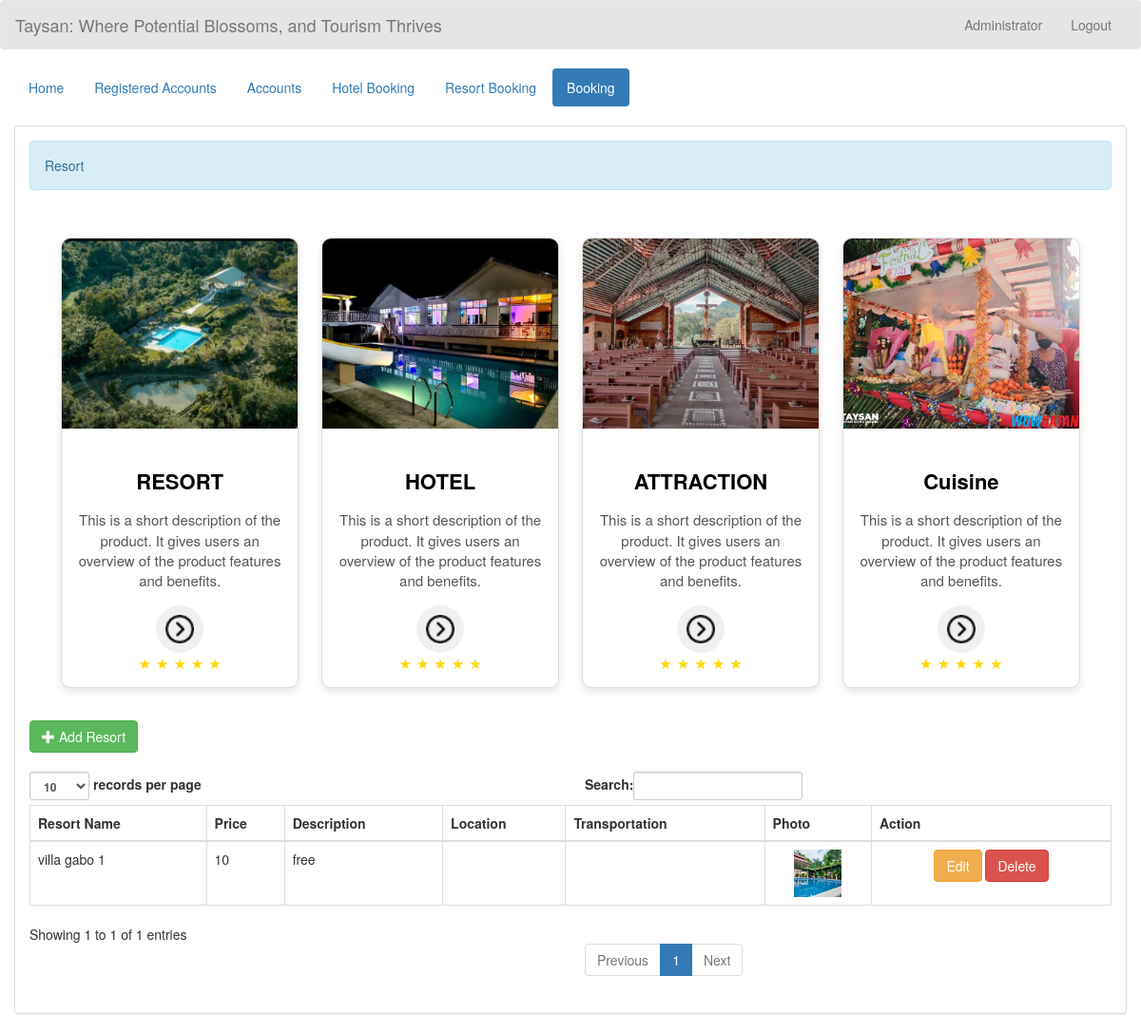
The app's page /admin/resort.php (signed in), older data.
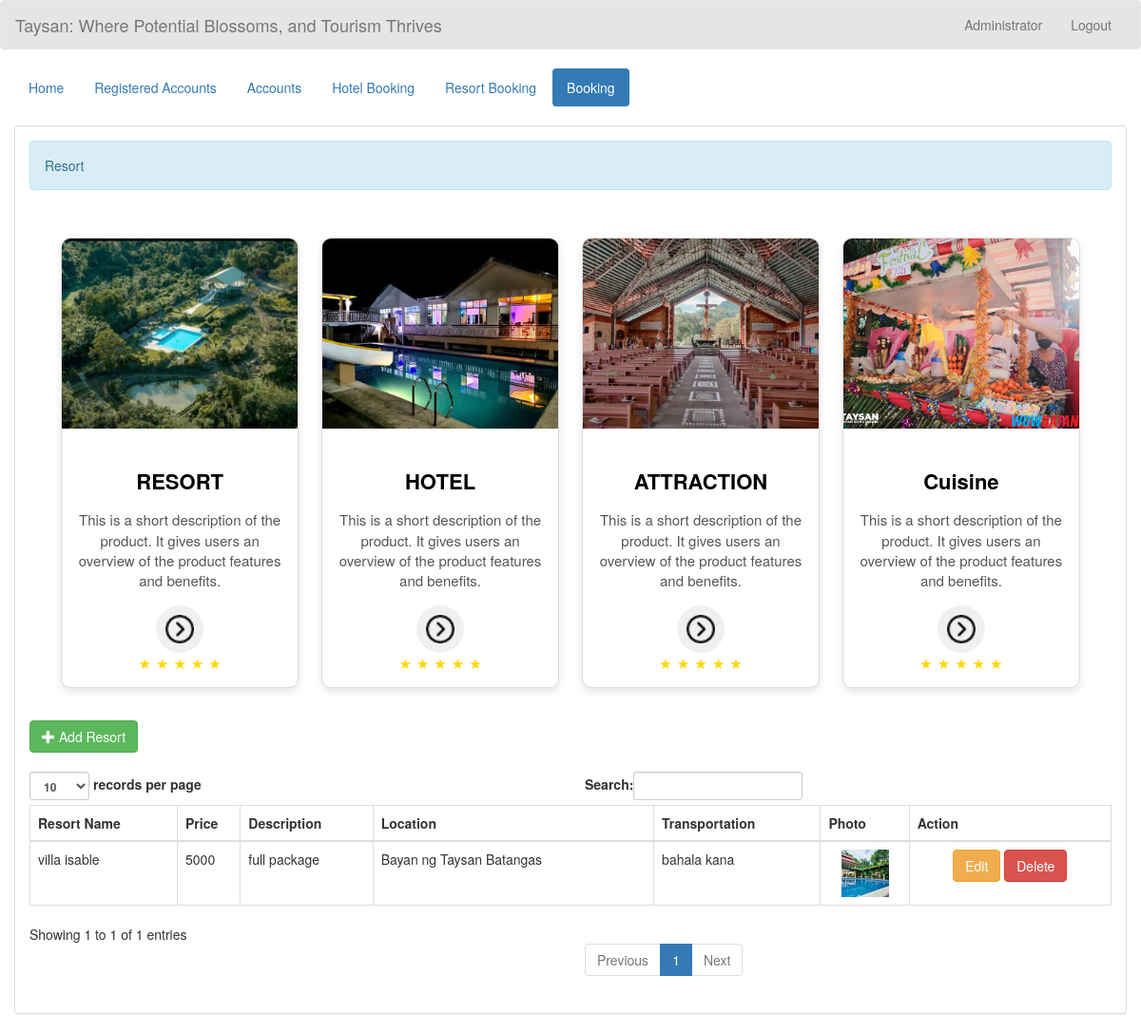
The same page, newer data.
### tables this page shows
CREATE TABLE `resort` (
  `resort_id` int(100) NOT NULL,
  `resort_name` varchar(200) NOT NULL,
  `price` varchar(200) NOT NULL,
  `descr` varchar(200) NOT NULL,
  `location` varchar(200) NOT NULL,
  `transportation` varchar(200) NOT NULL,
  `photo` varchar(200) NOT NULL
);

### admin_query/name.php (called while the page is built)
<?php
	require '../connection/connect.php';
	$query = $conn->query("SELECT * FROM `admin` WHERE `admin_id` = '$_SESSION[admin_id]'") or die(mysqli_error());
	$fetch = $query->fetch_array();
	$name = $fetch['name'];
?>

### admin/resort.php (the view, shortened to what this page needs)
<!DOCTYPE html>
<?php
	require '../admin_query/name.php';
?>
<html lang = "en">
	<head>
		<link rel = "stylesheet" type = "text/css" href = "../css/bootstrap.css " />
		<link rel = "stylesheet" type = "text/css" href = "../css/style.css" />
		<link rel="stylesheet"  type="text/css" href="../css/css_footer.css">
	</head>
<body>
	<nav style = "background-color:rgba(0, 0, 0, 0.1);" class = "navbar navbar-default">
		<div  class = "container-fluid">
			<div class = "navbar-header">
            <a class = "navbar-brand" >Taysan: Where Potential Blossoms, and Tourism Thrives</a>
			</div>
			<ul class = "nav navbar-nav pull-right ">
				<li class = "dropdown">
					<a class="dropdown-toggle" data-toggle="dropdown" role="button" aria-haspopup="true" aria-expanded="false"></i> <?php echo $name;?></a>
				</li>
				<li><a href = "index.php">Logout</a></li>
			</ul>
		</div>
	</nav>
	<div class = "container-fluid">
		<ul class = "nav nav-pills">
		<li><a href = "home.php">Home</a></li>
			<li class = ""><a href = "registered_user.php">Registered Accounts</a></li>
			<li><a href = "account.php">Accounts</a></li>
			<li  class = ""><a href = "reserve.php">Hotel Booking</a></li>
			<li><a href = "reserve_resort.php">Resort Booking</a></li>
			<li class = "active"><a href = "room.php">Booking</a></li>
		</ul>
	</div>
	<br />
	<div class = "container-fluid">
		<div class = "panel panel-default">
			<div class = "panel-body">
				<div class = "alert alert-info">Resort </div>
        <a href="resort.php" style="text-decoration: none;">
		<div style="padding: 20px; text-align: center;">
        <div style="display: inline-block; width: 250px; border: 1px solid #ddd; border-radius: 10px; overflow: hidden; box-shadow: 0 4px 8px rgba(0, 0, 0, 0.1); background-color: #fff; margin: 10px; transition: all 0.3s ease;"
            onmouseover="this.style.boxShadow='0 8px 16px rgba(0, 0, 0, 0.2)'; this.style.transform='scale(1.05)';"
            onmouseout="this.style.boxShadow='0 4px 8px rgba(0, 0, 0, 0.1)'; this.style.transform='scale(1)';">
            <img src="image/resort.jpg" alt="Product Image" style="width: 100%; height: 200px; object-fit: cover; transition: all 0.3s ease;"
                onmouseover="this.style.transform='scale(1.1)';"
                onmouseout="this.style.transform='scale(1)';">
            <div style="padding: 15px; text-align: center;">
                <h3 style="font-size: 2.2rem; margin-bottom: 10px; font-weight: bold; color: black;">RESORT</h3>
                <p style="font-size: 1.5rem; color: #555; margin-bottom: 15px;">This is a short description of the product. It gives users an overview of the product features and benefits.</p>
                <button onclick="window.location.href='resort.php'" style="border: none; background-color: #f0f0f0; padding: 10px; border-radius: 50%; cursor: pointer; transition: all 0.3s ease;"
                        onmouseover="this.style.backgroundColor='#ddd'; this.style.transform='scale(1.1)';"
                        onmouseout="this.style.backgroundColor='#f0f0f0'; this.style.transform='scale(1)';">
                    <img src="image/next.png" alt="Button Image" style="width: 30px; height: 30px;">
                </button>
                <div style="display: flex; justify-content: center; gap: 5px;">
                    <span style="font-size: 1.5rem; color: #FFD700;">★</span>
                    <span style="font-size: 1.5rem; color: #FFD700;">★</span>
                    <span style="font-size: 1.5rem; color: #FFD700;">★</span>
                    <span style="font-size: 1.5rem; color: #FFD700;">★</span>
                    <span style="font-size: 1.5rem; color: #FFD700;">★</span>
                </div>
            </div>
            </div>
            </a>
            <a href="room.php" style="text-decoration: none;">
            <div style="display: inline-block; width: 250px; border: 1px solid #ddd; border-radius: 10px; overflow: hidden; box-shadow: 0 4px 8px rgba(0, 0, 0, 0.1); background-color: #fff; margin: 10px; transition: all 0.3s ease;"
                onmouseover="this.style.boxShadow='0 8px 16px rgba(0, 0, 0, 0.2)'; this.style.transform='scale(1.05)';"
                onmouseout="this.style.boxShadow='0 4px 8px rgba(0, 0, 0, 0.1)'; this.style.transform='scale(1)';">
                <img src="image/hotel.jpg" alt="Product Image" style="width: 100%; height: 200px; object-fit: cover; transition: all 0.3s ease;"
                    onmouseover="this.style.transform='scale(1.1)';"
                    onmouseout="this.style.transform='scale(1)';">
                <div style="padding: 15px; text-align: center;">
                    <h3 style="font-size: 2.2rem; margin-bottom: 10px; font-weight: bold; color: black;">HOTEL</h3>
                    <p style="font-size: 1.5rem; color: #555; margin-bottom: 15px;">This is a short description of the product. It gives users an overview of the product features and benefits.</p>
                    <button onclick="window.location.href='room.php'" style="border: none; background-color: #f0f0f0; padding: 10px; border-radius: 50%; cursor: pointer; transition: all 0.3s ease;"
                            onmouseover="this.style.backgroundColor='#ddd'; this.style.transform='scale(1.1)';"
                            onmouseout="this.style.backgroundColor='#f0f0f0'; this.style.transform='scale(1)';">
                        <img src="image/next.png" alt="Button Image" style="width: 30px; height: 30px;">
                    </button>
                    <div style="display: flex; justify-content: center; gap: 5px;">
                        <span style="font-size: 1.5rem; color: #FFD700;">★</span>
                        <span style="font-size: 1.5rem; color: #FFD700;">★</span>
                        <span style="font-size: 1.5rem; color: #FFD700;">★</span>
                        <span style="font-size: 1.5rem; color: #FFD700;">★</span>
                        <span style="font-size: 1.5rem; color: #FFD700;">★</span>
                    </div>
                </div>
                </div>
            </a>
            <a href="attraction.php" style="text-decoration: none;">
<div style="display: inline-block; width: 250px; border: 1px solid #ddd; border-radius: 10px; overflow: hidden; box-shadow: 0 4px 8px rgba(0, 0, 0, 0.1); background-color: #fff; margin: 10px; transition: all 0.3s ease;"
     onmouseover="this.style.boxShadow='0 8px 16px rgba(0, 0, 0, 0.2)'; this.style.transform='scale(1.05)';"
     onmouseout="this.style.boxShadow='0 4px 8px rgba(0, 0, 0, 0.1)'; this.style.transform='scale(1)';">
    <img src="image/attraction.jpg" alt="Product Image" style="width: 100%; height: 200px; object-fit: cover; transition: all 0.3s ease;"
         onmouseover="this.style.transform='scale(1.1)';"
         onmouseout="this.style.transform='scale(1)';">
    <div style="padding: 15px; text-align: center;">
        <h3 style="font-size: 2.2rem; margin-bottom: 10px; font-weight: bold; color: black;">ATTRACTION</h3>
        <p style="font-size: 1.5rem; color: #555; margin-bottom: 15px;">This is a short description of the product. It gives users an overview of the product features and benefits.</p>
        <button onclick="window.location.href='attraction.php'" style="border: none; background-color: #f0f0f0; padding: 10px; border-radius: 50%; cursor: pointer; transition: all 0.3s ease;"
                onmouseover="this.style.backgroundColor='#ddd'; this.style.transform='scale(1.1)';"
                onmouseout="this.style.backgroundColor='#f0f0f0'; this.style.transform='scale(1)';">
            <img src="image/next.png" alt="Button Image" style="width: 30px; height: 30px;">
        </button>
        <div style="display: flex; justify-content: center; gap: 5px;">
            <span style="font-size: 1.5rem; color: #FFD700;">★</span>
            <span style="font-size: 1.5rem; color: #FFD700;">★</span>
            <span style="font-size: 1.5rem; color: #FFD700;">★</span>
            <span style="font-size: 1.5rem; color: #FFD700;">★</span>
            <span style="font-size: 1.5rem; color: #FFD700;">★</span>
        </div>
    </div>
</div>
</a>
<a href="cuisine.php" style="text-decoration: none;">
           <div style="display: inline-block; width: 250px; border: 1px solid #ddd; border-radius: 10px; overflow: hidden; box-shadow: 0 4px 8px rgba(0, 0, 0, 0.1); background-color: #fff; margin: 10px; transition: all 0.3s ease;"
                onmouseover="this.style.boxShadow='0 8px 16px rgba(0, 0, 0, 0.2)'; this.style.transform='scale(1.05)';"
                onmouseout="this.style.boxShadow='0 4px 8px rgba(0, 0, 0, 0.1)'; this.style.transform='scale(1)';">
                <img src="image/cuisine.jpg" alt="Product Image" style="width: 100%; height: 200px; object-fit: cover; transition: all 0.3s ease;"
                    onmouseover="this.style.transform='scale(1.1)';"
                    onmouseout="this.style.transform='scale(1)';">
                <div style="padding: 15px; text-align: center;">
                    <h3 style="font-size: 2.2rem; margin-bottom: 10px; font-weight: bold; color: black;">Cuisine</h3>
                    <p style="font-size: 1.5rem; color: #555; margin-bottom: 15px;">This is a short description of the product. It gives users an overview of the product features and benefits.</p>
                    <button onclick="window.location.href='cuisine.php'" style="border: none; background-color: #f0f0f0; padding: 10px; border-radius: 50%; cursor: pointer; transition: all 0.3s ease;"
                            onmouseover="this.style.backgroundColor='#ddd'; this.style.transform='scale(1.1)';"
                            onmouseout="this.style.backgroundColor='#f0f0f0'; this.style.transform='scale(1)';">
                        <img src="image/next.png" alt="Button Image" style="width: 30px; height: 30px;">
                    </button>
                    <div style="display: flex; justify-content: center; gap: 5px;">
                        <span style="font-size: 1.5rem; color: #FFD700;">★</span>
                        <span style="font-size: 1.5rem; color: #FFD700;">★</span>
                        <span style="font-size: 1.5rem; color: #FFD700;">★</span>
                        <span style="font-size: 1.5rem; color: #FFD700;">★</span>
                        <span style="font-size: 1.5rem; color: #FFD700;">★</span>
                    </div>
                </div>
                </div>
                </a>
        </div>
		<div>
				<a class = "btn btn-success" href = "add_resort.php"><i class = "glyphicon glyphicon-plus"></i> Add Resort</a>
				<br />
				<br />
				<table id = "table" class = "table table-bordered">
					<thead>
						<tr>
							<th>Resort Name</th>
							<th>Price</th>
							<th>Description</th>
                            <th>Location</th>
                            <th>Transportation</th>
							<th>Photo</th>
							<th>Action</th>
						</tr>
					</thead>
					<tbody>
					<?php
						$query = $conn->query("SELECT * FROM `resort`") or die(mysqli_error());
						while($fetch = $query->fetch_array()){
					?>
						<tr>
							<td><?php echo $fetch['resort_name']?></td>
							<td><?php echo $fetch['price']?></td>
							<td><?php echo $fetch['descr']?></td>
                            <td><?php echo $fetch['location']?></td>
							<td><?php echo $fetch['transportation']?></td>
							<td><center><img src = "../photo/<?php echo $fetch['photo']?>" height = "50" width = "50"/></center></td>
							<td><center><a class = "btn btn-warning" href = "edit_resort.php?resort_id=<?php echo $fetch['resort_id']?>"></i> Edit</a> <a class = "btn btn-danger" onclick = "confirmationDelete(this); return false;" href = "../admin_query/delete_resort.php?resort_id=<?php echo $fetch['resort_id']?>"> Delete</a></center></td>
						</tr>
					<?php
						}
					?>
					</tbody>
				</table>
			</div>
		</div>
	</div>
</body>
</html>

### css/css_footer.css (style rules this page uses)
:root { --transition: all 0.7s ease; --yellow: #f9d342; --dark: #292826; }
html { scroll-behavior: smooth; }
h1, h2, h3, h4, h5, h6 { padding: 8px 0; }

Row changes from the older to the newer data that the page shows:
removed resort: resort_name "villa gabo 1", price "10", descr "free", photo (picture)
added resort: resort_name "villa isable", price "5000", descr "full package", location "Bayan ng Taysan Batangas", transportation "bahala kana", photo (picture)
